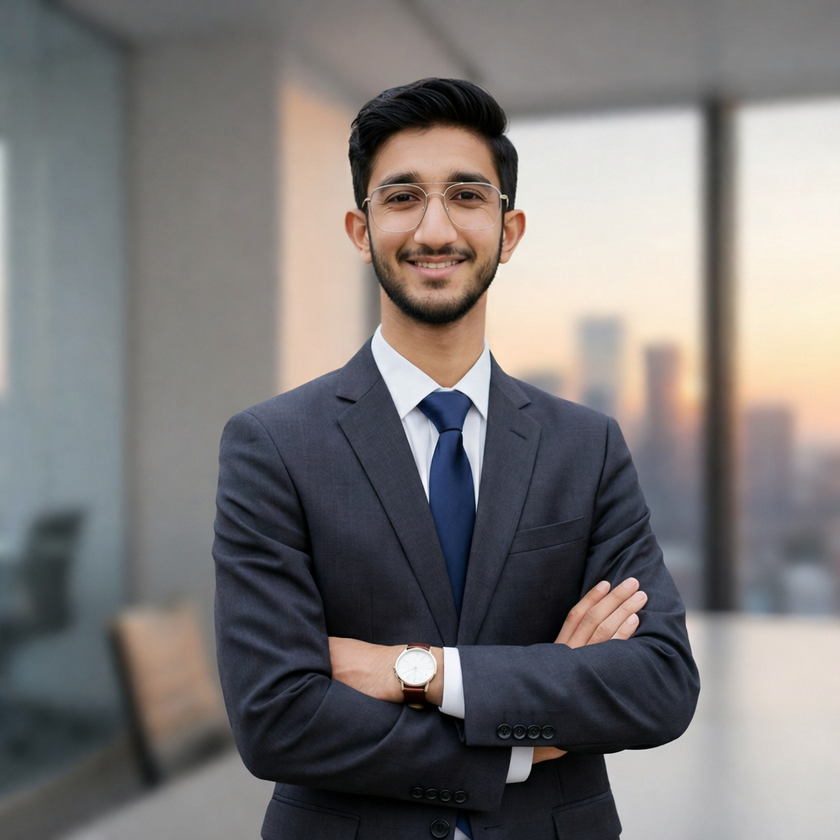
#> input picture images/uzair.png, 840 x 840 px, shrunk from 1024 x 1024 before the run
$ python 1_2.py
#> lines starting #> are read from the running program, lines starting #| are printed output that depends on the picture
# Experiment 1.1: Read and Display Color Image with OpenCV


import cv2

img = cv2.imread('images/uzair.png')
#> img is the input picture: shape (840, 840, 3); mean B, G, R 119.2, 119.8, 123.2

cv2.imshow('window_name', img)
cv2.waitKey(0)
cv2.destroyAllWindows()


# Experiment 1.2: Read with OpenCV, Display as Grayscale with OpenCV
import cv2
img_gray = cv2.imread('images/uzair.png', 0)   # 0 for gray scale, 1 for color, -1 for unchanged
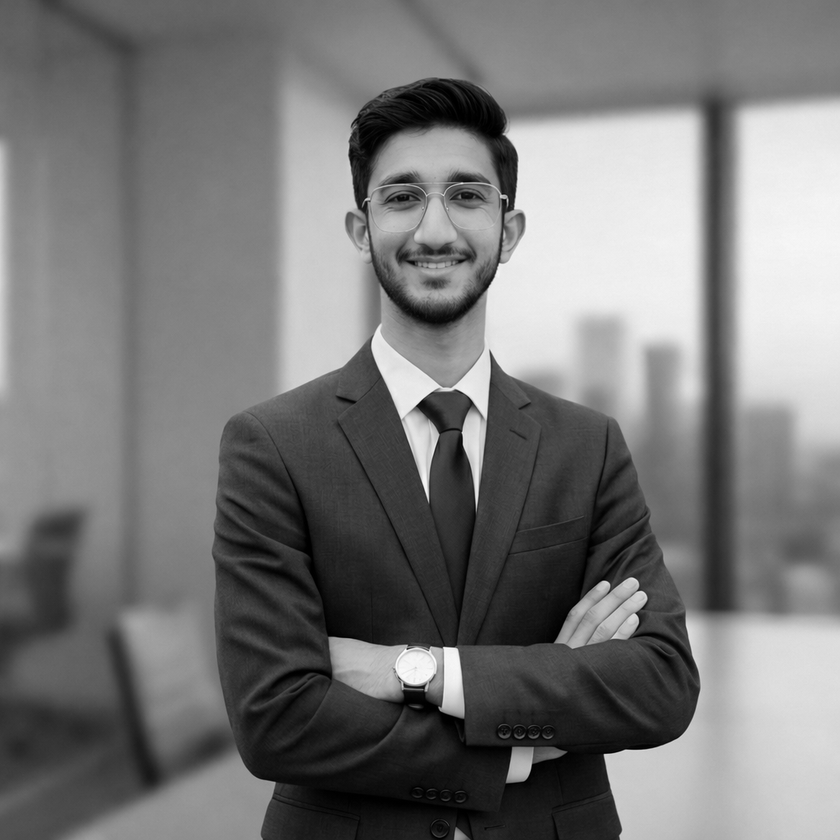
#> img_gray: shape (840, 840); min 0, max 254, mean 120.3
cv2.imshow('gray_scale_image', img_gray)
cv2.waitKey(0)
cv2.destroyAllWindows()


# Experiment 1.3: Read with OpenCV, Display with Matplotlib
import cv2
import matplotlib.pyplot as plt

img = cv2.imread('images/uzair.png')
img_rgb = cv2.cvtColor(img, cv2.COLOR_BGR2RGB)  # CONVERSION is KEY!
plt.imshow(img_rgb)
plt.show()


# Experiment 1.4: Read Color Image with OpenCV, Display as Grayscale with Matplotlib

import cv2
import matplotlib.pyplot as plt

img = cv2.imread('images/uzair.png', 0)  # Read as grayscale
plt.imshow(img, cmap='gray')  # cmap='gray' is IMPORTANT!
plt.show()


import cv2
import matplotlib.pyplot as plt
#Step 1: Reading the image
img=cv2.imread('images/uzair.png')
#Step 2: Converting the image to RGB format
image = cv2.cvtColor(img, cv2.COLOR_BGR2RGB)
#Step 3: Displaying the image using matplotlib
plt.subplot(1,2,1),plt.imshow(img),
plt.title('Input image'),plt.axis('off')
plt.subplot(1,2,2),plt.imshow(image),
plt.title('RGB format'),plt.axis('off')
plt.tight_layout()
plt.show()
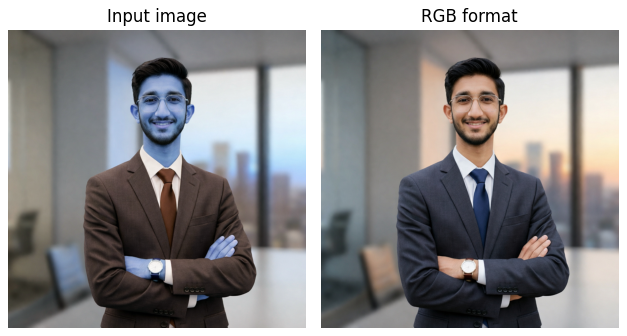
#> figure drawn by matplotlib, 2 panels; B, G, R data is drawn as R, G, B


# # Experiment 1.5: Read and Display Using Matplotlib Only
import matplotlib.pyplot as plt
import matplotlib.image as mpimg

img = mpimg.imread('images/uzair.png')
plt.imshow(img)
plt.show()


# # Experiment 1.6: Read and Display Using Pillow

from PIL import Image

img = Image.open('images/uzair.png')
img.show()


# Experiment 1.7: Read and Display Using Scikit-image
from skimage import io

img = io.imread('images/uzair.png')
io.imshow(img)
io.show()

$ run again, with images/WhatsApp Image 2026-02-21 at 10.16.09 PM.jpeg saved as images/uzair.png
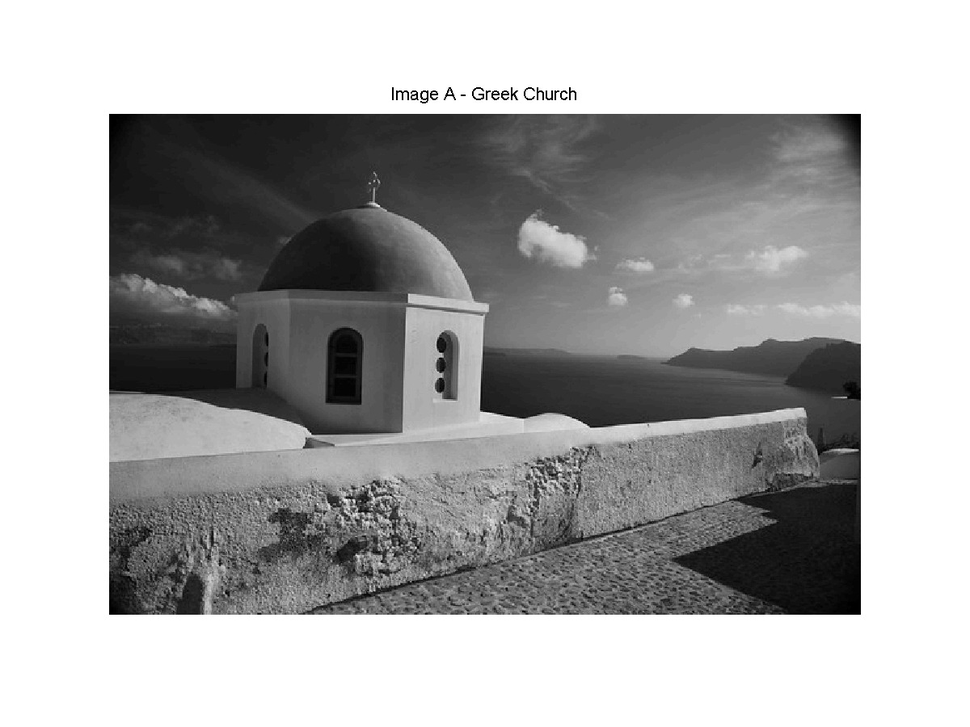
#> input picture images/WhatsApp Image 2026-02-21 at 10.16.09 PM.jpeg, 970 x 727 px, shrunk from 1200 x 900 before the run
#> img is the input picture: shape (727, 970, 3); min 0, max 255, mean 170.7
#> `plt.show()`:
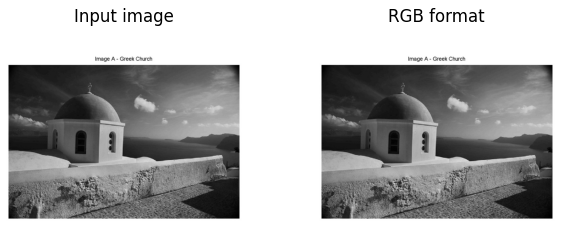
#> figure drawn by matplotlib, 2 panels

$ run again, with images/WhatsApp Image 2026-02-21 at 10.16.10 PM (1).jpeg saved as images/uzair.png
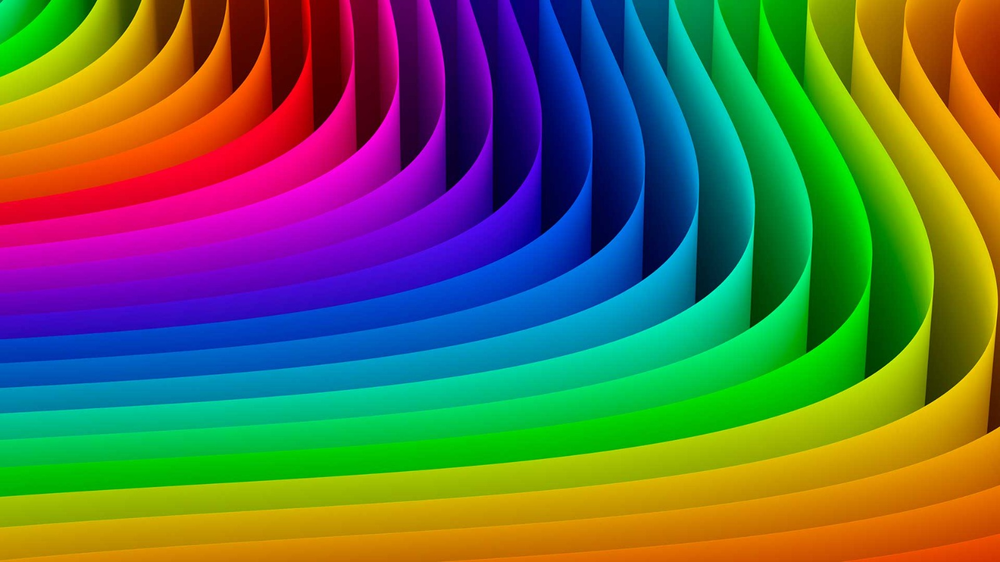
#> input picture images/WhatsApp Image 2026-02-21 at 10.16.10 PM (1).jpeg, 1000 x 562 px, shrunk from 1600 x 900 before the run
#> img is the input picture: shape (562, 1000, 3); mean B, G, R 73.1, 108.2, 95.2
#> `img_gray = cv2.imread('images/uzair.png', 0)`:
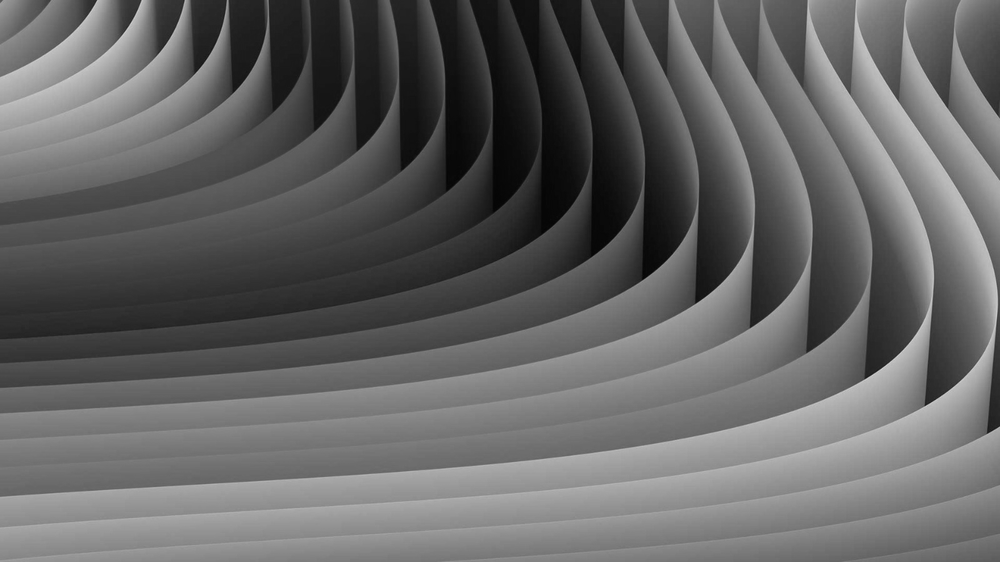
#> img_gray: shape (562, 1000); min 4, max 209, mean 99.8
#> `plt.show()`:
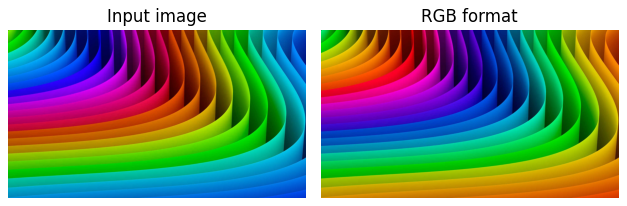
#> figure drawn by matplotlib, 2 panels; B, G, R data is drawn as R, G, B
